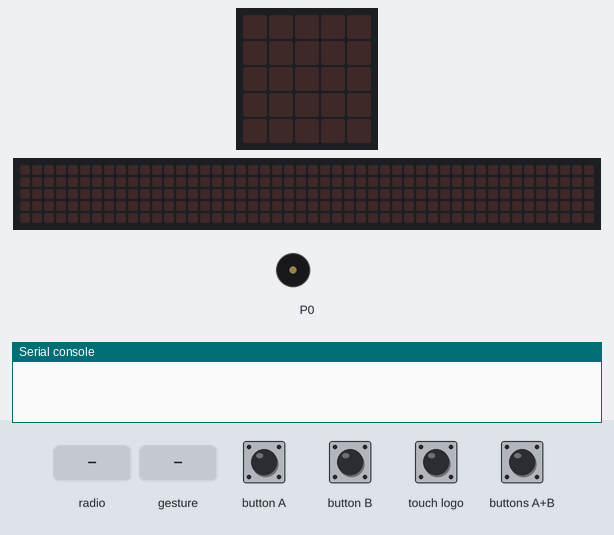
Bench run of a program on a simulated BBC micro:bit (MakeCode). Shown: the board's 5×5 LED display, a strip that is not on the board, showing the scrolling text unrolled, buzzer (waves = sounding), the last lines printed to the serial console. The inputs (shaded band) are chosen by the test bench. No radio messages arrive unless stated (any console line starting 'radio sent:' is added by the test bench); a tilt is held for 1.5 s and a shake lasts 1 s, then the board lies face up again; the 48×5 strip is a reading aid, not a part: it shows the text the display is scrolling, unrolled, one strip-width of it at a time.

Above: at 1.2 s.
1.3 s: buttons A+B pressed for 0.15 s
At 2.0 s:
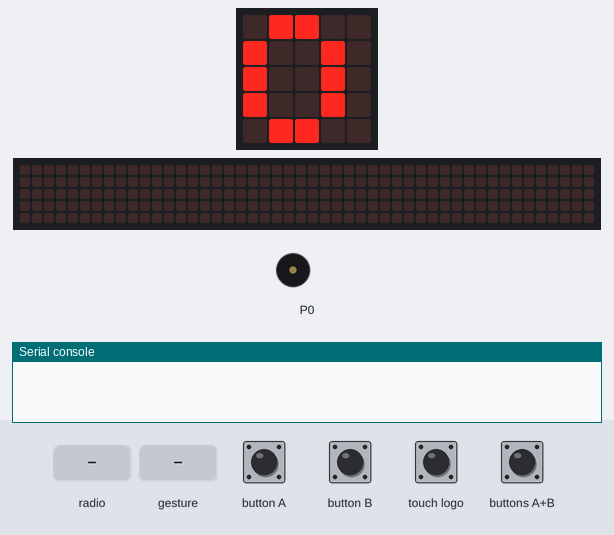
4.4 s: button A pressed for 0.15 s
At 7.02 s:
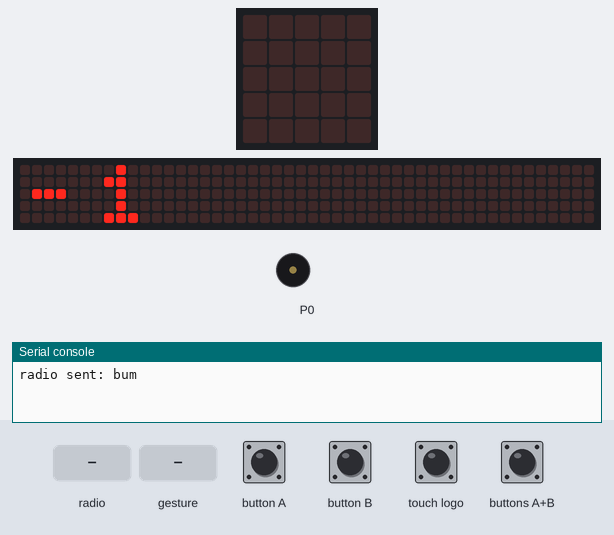
7.4 s: radio message "bum" arrives
At 7.47 s:
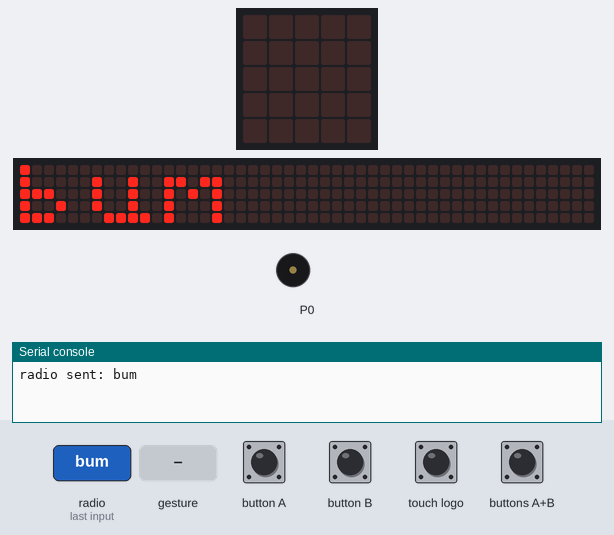
10.4 s: button B pressed for 0.15 s
At 11.6 s:
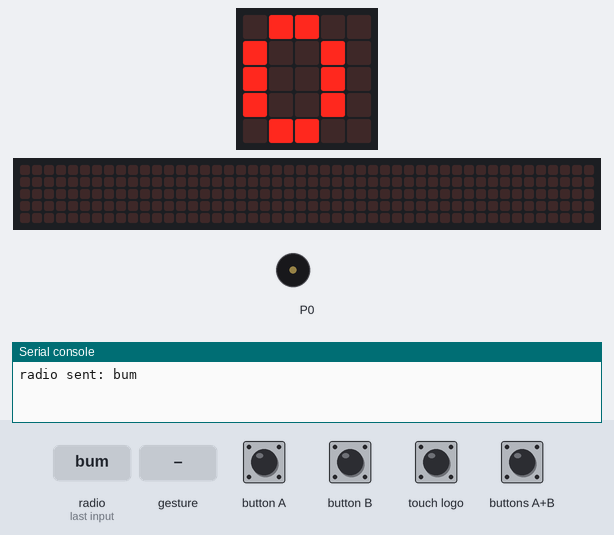
13.2 s: radio message "bum" arrives
At 13.42 s:
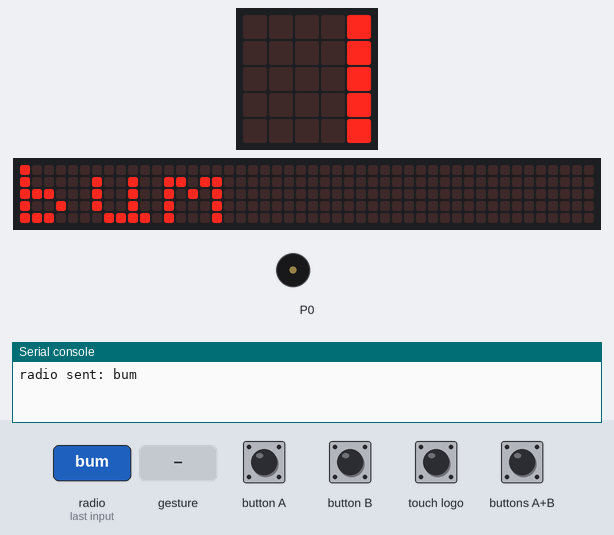
16.2 s: gesture 'tilt right'
At 16.97 s:
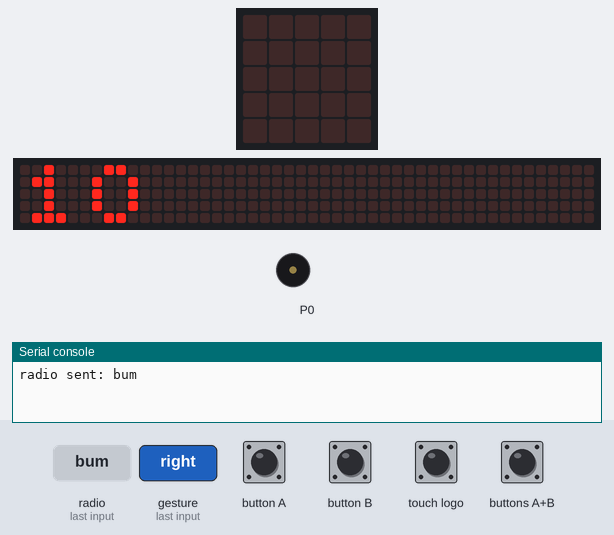
Timing chart, 0 to 19.2 s (numbered marks = the images above; inputs shaded):
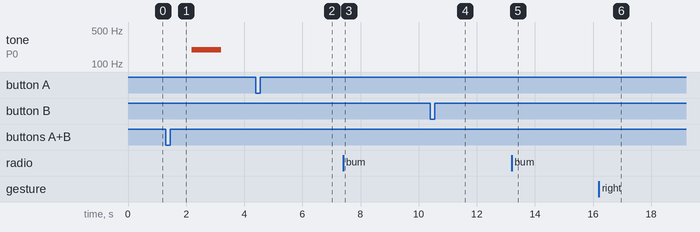

The program:

main.ts
```typescript
input.onGesture(Gesture.TiltRight, function () {
    timer += 10
    basic.showNumber(timer)
    basic.clearScreen()
})
input.onButtonPressed(Button.A, function () {
    timer += -1
    basic.showNumber(timer)
    basic.clearScreen()
})
input.onGesture(Gesture.TiltLeft, function () {
    timer += -10
    basic.showNumber(timer)
    basic.clearScreen()
})
input.onButtonPressed(Button.AB, function () {
    while (timer > 0) {
        basic.showNumber(timer)
        timer += -1
        if (timer < 10) {
            music.playTone(262, music.beat(BeatFraction.Half))
        }
        basic.pause(500)
    }
    basic.showNumber(0)
    basic.clearScreen()
    music.playTone(196, music.beat(BeatFraction.Whole))
    pins.digitalWritePin(DigitalPin.P0, 1)
    music.playTone(196, music.beat(BeatFraction.Whole))
    pins.digitalWritePin(DigitalPin.P0, 1)
    radio.sendString("bum")
    pins.digitalWritePin(DigitalPin.P0, 1)
    basic.pause(5000)
    pins.digitalWritePin(DigitalPin.P0, 0)
})
radio.onReceivedString(function (receivedString) {
    basic.showString(receivedString)
})
input.onButtonPressed(Button.B, function () {
    timer += 1
    basic.showNumber(timer)
    basic.clearScreen()
})
input.onLogoEvent(TouchButtonEvent.Touched, function () {
    otro += 1
    basic.showNumber(otro)
})
let otro = 0
let timer = 0
radio.setGroup(1)
basic.forever(function () {

})
basic.forever(function () {
    if (otro == 10) {
        pins.digitalWritePin(DigitalPin.P1, 1)
        otro = 0
        basic.pause(500)
        pins.digitalWritePin(DigitalPin.P1, 0)
    }
})
```

test.ts
```typescript
// Tady jsou testy. Při použití tohoto balíčku jako rozšíření nebude zkompilováno.
```

Measured:
- after the input at 1.3 s, tone on P0: silent → 196 Hz after 0.90 s, → silent 1.0 s later; the display: changes after 0.15 s (image 1)
- after the input at 4.4 s, the display: changes after 0.15 s (image 2)
- after the input at 7.4 s, the display: changes at once (image 3)
- after the input at 10.4 s, the display: first differs from a run without the input after 0.62 s (image 4)
- after the input at 13.2 s, the display: first changes at once (image 5 shows a later state)
- after the input at 16.2 s, the display: first differs from a run without the input after 0.63 s (image 6)
- what the display in image 1 shows lasts 0.7 s, from 1.5 s to 2.2 s
